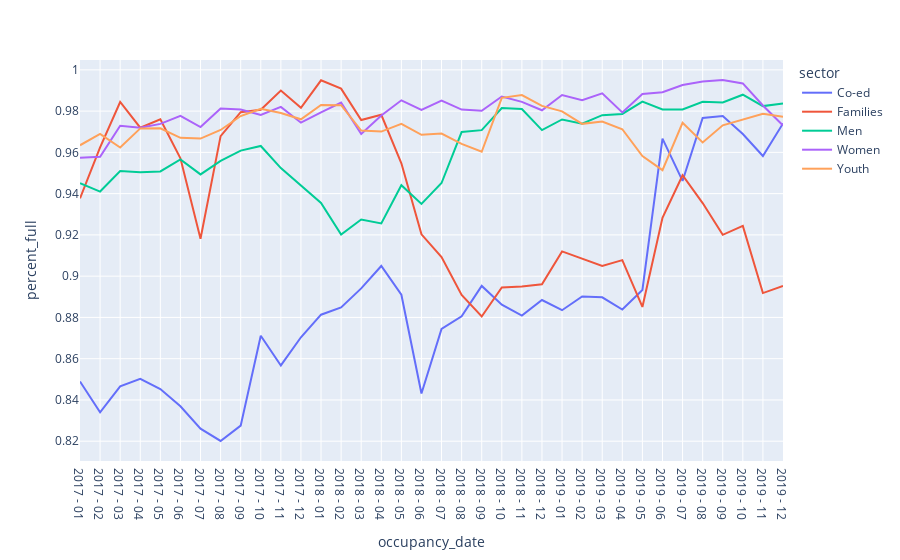

Notebook code for this chart:
### Code cell
fig = px.line(sector, x="occupancy_date", y = "percent_full", color = "sector")
fig.show()

### Figure 1 — Plotly figure (JSON) as saved in the notebook; plotly's stock layout.template omitted (floating-point values rounded to 4 significant figures)
{"data": [{"hoverlabel": {"namelength": 0}, "hovertemplate": "sector=Co-ed<br>occupancy_date=%{x}<br>percent_full=%{y}", "legendgroup": "Co-ed", "line": {"color": "#636efa", "dash": "solid"}, "mode": "lines", "name": "Co-ed", "showlegend": true, "type": "scatter", "x": ["2017 - 01 ", "2017 - 02 ", "2017 - 03 ", "2017 - 04 ", "2017 - 05 ", "2017 - 06 ", "2017 - 07 ", "2017 - 08 ", "2017 - 09 ", "2017 - 10 ", "2017 - 11 ", "2017 - 12 ", "2018 - 01 ", "2018 - 02 ", "2018 - 03 ", "2018 - 04 ", "2018 - 05 ", "2018 - 06 ", "2018 - 07 ", "2018 - 08 ", "2018 - 09 ", "2018 - 10 ", "2018 - 11 ", "2018 - 12 ", "2019 - 01 ", "2019 - 02 ", "2019 - 03 ", "2019 - 04 ", "2019 - 05 ", "2019 - 06 ", "2019 - 07 ", "2019 - 08 ", "2019 - 09 ", "2019 - 10 ", "2019 - 11 ", "2019 - 12 "], "xaxis": "x", "y": [0.849, 0.834, 0.8466, 0.8503, 0.8453, 0.8369, 0.8261, 0.8201, 0.8276, 0.8711, 0.8567, 0.8704, 0.8813, 0.8848, 0.8941, 0.9049, 0.891, 0.8432, 0.8744, 0.8806, 0.8953, 0.8861, 0.8809, 0.8884, 0.8835, 0.8902, 0.8898, 0.8838, 0.8933, 0.9666, 0.9462, 0.9767, 0.9776, 0.9689, 0.9582, 0.974], "yaxis": "y"}, {"hoverlabel": {"namelength": 0}, "hovertemplate": "sector=Families<br>occupancy_date=%{x}<br>percent_full=%{y}", "legendgroup": "Families", "line": {"color": "#EF553B", "dash": "solid"}, "mode": "lines", "name": "Families", "showlegend": true, "type": "scatter", "x": ["2017 - 01 ", "2017 - 02 ", "2017 - 03 ", "2017 - 04 ", "2017 - 05 ", "2017 - 06 ", "2017 - 07 ", "2017 - 08 ", "2017 - 09 ", "2017 - 10 ", "2017 - 11 ", "2017 - 12 ", "2018 - 01 ", "2018 - 02 ", "2018 - 03 ", "2018 - 04 ", "2018 - 05 ", "2018 - 06 ", "2018 - 07 ", "2018 - 08 ", "2018 - 09 ", "2018 - 10 ", "2018 - 11 ", "2018 - 12 ", "2019 - 01 ", "2019 - 02 ", "2019 - 03 ", "2019 - 04 ", "2019 - 05 ", "2019 - 06 ", "2019 - 07 ", "2019 - 08 ", "2019 - 09 ", "2019 - 10 ", "2019 - 11 ", "2019 - 12 "], "xaxis": "x", "y": [0.9377, 0.9624, 0.9844, 0.972, 0.9761, 0.9571, 0.9182, 0.9679, 0.9795, 0.9807, 0.99, 0.9816, 0.9949, 0.9909, 0.9757, 0.9782, 0.9547, 0.9203, 0.9092, 0.8909, 0.8805, 0.8945, 0.895, 0.8961, 0.912, 0.9084, 0.9049, 0.9078, 0.8851, 0.9283, 0.9489, 0.9354, 0.92, 0.9244, 0.8918, 0.8952], "yaxis": "y"}, {"hoverlabel": {"namelength": 0}, "hovertemplate": "sector=Men<br>occupancy_date=%{x}<br>percent_full=%{y}", "legendgroup": "Men", "line": {"color": "#00cc96", "dash": "solid"}, "mode": "lines", "name": "Men", "showlegend": true, "type": "scatter", "x": ["2017 - 01 ", "2017 - 02 ", "2017 - 03 ", "2017 - 04 ", "2017 - 05 ", "2017 - 06 ", "2017 - 07 ", "2017 - 08 ", "2017 - 09 ", "2017 - 10 ", "2017 - 11 ", "2017 - 12 ", "2018 - 01 ", "2018 - 02 ", "2018 - 03 ", "2018 - 04 ", "2018 - 05 ", "2018 - 06 ", "2018 - 07 ", "2018 - 08 ", "2018 - 09 ", "2018 - 10 ", "2018 - 11 ", "2018 - 12 ", "2019 - 01 ", "2019 - 02 ", "2019 - 03 ", "2019 - 04 ", "2019 - 05 ", "2019 - 06 ", "2019 - 07 ", "2019 - 08 ", "2019 - 09 ", "2019 - 10 ", "2019 - 11 ", "2019 - 12 "], "xaxis": "x", "y": [0.9451, 0.941, 0.951, 0.9504, 0.9508, 0.9565, 0.9493, 0.9558, 0.9608, 0.9631, 0.9524, 0.9441, 0.9355, 0.9202, 0.9275, 0.9255, 0.9441, 0.935, 0.9451, 0.9699, 0.9708, 0.9815, 0.981, 0.9708, 0.976, 0.9739, 0.978, 0.9786, 0.9846, 0.9808, 0.9808, 0.9845, 0.9842, 0.988, 0.9824, 0.9837], "yaxis": "y"}, {"hoverlabel": {"namelength": 0}, "hovertemplate": "sector=Women<br>occupancy_date=%{x}<br>percent_full=%{y}", "legendgroup": "Women", "line": {"color": "#ab63fa", "dash": "solid"}, "mode": "lines", "name": "Women", "showlegend": true, "type": "scatter", "x": ["2017 - 01 ", "2017 - 02 ", "2017 - 03 ", "2017 - 04 ", "2017 - 05 ", "2017 - 06 ", "2017 - 07 ", "2017 - 08 ", "2017 - 09 ", "2017 - 10 ", "2017 - 11 ", "2017 - 12 ", "2018 - 01 ", "2018 - 02 ", "2018 - 03 ", "2018 - 04 ", "2018 - 05 ", "2018 - 06 ", "2018 - 07 ", "2018 - 08 ", "2018 - 09 ", "2018 - 10 ", "2018 - 11 ", "2018 - 12 ", "2019 - 01 ", "2019 - 02 ", "2019 - 03 ", "2019 - 04 ", "2019 - 05 ", "2019 - 06 ", "2019 - 07 ", "2019 - 08 ", "2019 - 09 ", "2019 - 10 ", "2019 - 11 ", "2019 - 12 "], "xaxis": "x", "y": [0.9574, 0.9579, 0.9729, 0.9719, 0.9738, 0.9777, 0.9723, 0.9813, 0.9808, 0.9782, 0.982, 0.9744, 0.9794, 0.9841, 0.9689, 0.9779, 0.9852, 0.9806, 0.9851, 0.9807, 0.9801, 0.9871, 0.9845, 0.9804, 0.9878, 0.9853, 0.9886, 0.9793, 0.9883, 0.9891, 0.9927, 0.9944, 0.9951, 0.9934, 0.9827, 0.973], "yaxis": "y"}, {"hoverlabel": {"namelength": 0}, "hovertemplate": "sector=Youth<br>occupancy_date=%{x}<br>percent_full=%{y}", "legendgroup": "Youth", "line": {"color": "#FFA15A", "dash": "solid"}, "mode": "lines", "name": "Youth", "showlegend": true, "type": "scatter", "x": ["2017 - 01 ", "2017 - 02 ", "2017 - 03 ", "2017 - 04 ", "2017 - 05 ", "2017 - 06 ", "2017 - 07 ", "2017 - 08 ", "2017 - 09 ", "2017 - 10 ", "2017 - 11 ", "2017 - 12 ", "2018 - 01 ", "2018 - 02 ", "2018 - 03 ", "2018 - 04 ", "2018 - 05 ", "2018 - 06 ", "2018 - 07 ", "2018 - 08 ", "2018 - 09 ", "2018 - 10 ", "2018 - 11 ", "2018 - 12 ", "2019 - 01 ", "2019 - 02 ", "2019 - 03 ", "2019 - 04 ", "2019 - 05 ", "2019 - 06 ", "2019 - 07 ", "2019 - 08 ", "2019 - 09 ", "2019 - 10 ", "2019 - 11 ", "2019 - 12 "], "xaxis": "x", "y": [0.9634, 0.969, 0.9623, 0.9716, 0.9717, 0.9671, 0.9667, 0.9709, 0.9776, 0.9811, 0.9791, 0.976, 0.983, 0.9829, 0.9706, 0.9701, 0.9739, 0.9685, 0.9691, 0.9641, 0.9603, 0.9864, 0.9878, 0.9825, 0.9799, 0.9738, 0.975, 0.9712, 0.9582, 0.9514, 0.9743, 0.9648, 0.9731, 0.976, 0.9788, 0.9773], "yaxis": "y"}], "layout": {"autosize": true, "legend": {"title": {"text": "sector"}, "tracegroupgap": 0}, "margin": {"t": 60}, "xaxis": {"anchor": "y", "autorange": true, "domain": [0, 1], "range": [0, 35], "title": {"text": "occupancy_date"}, "type": "category"}, "yaxis": {"anchor": "x", "autorange": true, "domain": [0, 1], "range": [0.8104, 1.005], "title": {"text": "percent_full"}, "type": "linear"}}}
